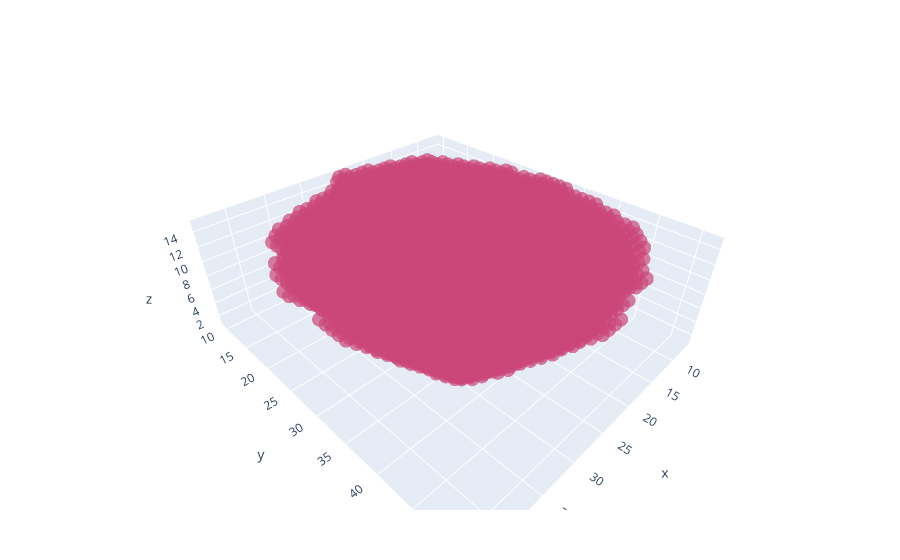

The cell this chart's notebook holds for it:
### Markdown cell above
## Open pit design

### Code cell
## Processed blocksplot(scatter(x = x_mined, y = y_mined, z = z_mined, mode = "markers", marker = attr(
            size = 5,
            color = color_mined,
            colorscale="blackbody",
            opacity = 0.7),
        type = "scatter3d"))

### Figure 1 — Plotly figure (JSON) as saved in the notebook; plotly's stock layout.template omitted (floating-point values rounded to 4 significant figures; data arrays with more than 128 entries replaced by an {"elided": "..."} marker saying what was removed)
{"data": [{"marker": {"color": {"elided": "8504 int values"}, "colorscale": "blackbody", "opacity": 0.7, "size": 5}, "mode": "markers", "type": "scatter3d", "x": {"elided": "8504 int values"}, "y": {"elided": "8504 int values"}, "z": {"elided": "8504 int values"}}], "layout": {"margin": {"b": 50, "l": 50, "r": 50, "t": 60}}}
